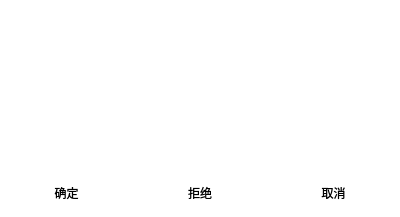
<?xml version="1.0" encoding="UTF-8"?>
<ui version="4.0">
 <class>MessageBoxWidget</class>
 <widget class="QWidget" name="MessageBoxWidget">
  <property name="geometry">
   <rect>
    <x>0</x>
    <y>0</y>
    <width>400</width>
    <height>217</height>
   </rect>
  </property>
  <property name="minimumSize">
   <size>
    <width>400</width>
    <height>190</height>
   </size>
  </property>
  <property name="maximumSize">
   <size>
    <width>16777215</width>
    <height>16777215</height>
   </size>
  </property>
  <property name="windowTitle">
   <string>MessageBox</string>
  </property>
  <property name="styleSheet">
   <string notr="true">
QWidget
{
 background:transparent;
 border-radius:5px;

}


QWidget#MessageBox_backwidget
{
	background:transparent;		
	border-image: url(:/resource/day/background_msg.png);
}

QLabel#title
{
	font:12pt &quot;Microsoft YaHei UI&quot;;
	color:white;
}

QLabel#text
{
	font:10.5pt &quot;微软雅黑&quot;;
	color:white;
}
</string>
  </property>
  <layout class="QGridLayout" name="gridLayout_2">
   <property name="leftMargin">
    <number>0</number>
   </property>
   <property name="topMargin">
    <number>0</number>
   </property>
   <property name="rightMargin">
    <number>0</number>
   </property>
   <property name="bottomMargin">
    <number>0</number>
   </property>
   <item row="0" column="0">
    <widget class="QWidget" name="MessageBox_backwidget" native="true">
     <layout class="QVBoxLayout" name="verticalLayout_4">
      <property name="spacing">
       <number>0</number>
      </property>
      <property name="leftMargin">
       <number>0</number>
      </property>
      <property name="topMargin">
       <number>0</number>
      </property>
      <property name="rightMargin">
       <number>0</number>
      </property>
      <property name="bottomMargin">
       <number>0</number>
      </property>
      <item>
       <widget class="QWidget" name="widget_3" native="true">
        <layout class="QVBoxLayout" name="verticalLayout_2">
         <property name="spacing">
          <number>0</number>
         </property>
         <property name="leftMargin">
          <number>0</number>
         </property>
         <property name="topMargin">
          <number>0</number>
         </property>
         <property name="rightMargin">
          <number>0</number>
         </property>
         <property name="bottomMargin">
          <number>0</number>
         </property>
         <item>
          <widget class="QWidget" name="top_widget" native="true">
           <property name="minimumSize">
            <size>
             <width>0</width>
             <height>30</height>
            </size>
           </property>
           <property name="maximumSize">
            <size>
             <width>16777215</width>
             <height>16777215</height>
            </size>
           </property>
           <layout class="QHBoxLayout" name="horizontalLayout_3">
            <property name="spacing">
             <number>0</number>
            </property>
            <property name="leftMargin">
             <number>0</number>
            </property>
            <property name="topMargin">
             <number>0</number>
            </property>
            <property name="rightMargin">
             <number>0</number>
            </property>
            <property name="bottomMargin">
             <number>0</number>
            </property>
           </layout>
          </widget>
         </item>
         <item>
          <widget class="QWidget" name="widget" native="true">
           <layout class="QHBoxLayout" name="horizontalLayout_2">
            <property name="spacing">
             <number>0</number>
            </property>
            <property name="leftMargin">
             <number>0</number>
            </property>
            <property name="topMargin">
             <number>0</number>
            </property>
            <property name="rightMargin">
             <number>40</number>
            </property>
            <property name="bottomMargin">
             <number>0</number>
            </property>
            <item>
             <spacer name="horizontalSpacer">
              <property name="orientation">
               <enum>Qt::Horizontal</enum>
              </property>
              <property name="sizeType">
               <enum>QSizePolicy::Fixed</enum>
              </property>
              <property name="sizeHint" stdset="0">
               <size>
                <width>40</width>
                <height>20</height>
               </size>
              </property>
             </spacer>
            </item>
            <item>
             <layout class="QVBoxLayout" name="verticalLayout_3">
              <property name="topMargin">
               <number>35</number>
              </property>
              <item>
               <widget class="QLabel" name="icon">
                <property name="minimumSize">
                 <size>
                  <width>50</width>
                  <height>50</height>
                 </size>
                </property>
                <property name="maximumSize">
                 <size>
                  <width>50</width>
                  <height>50</height>
                 </size>
                </property>
                <property name="text">
                 <string/>
                </property>
               </widget>
              </item>
              <item>
               <spacer name="verticalSpacer">
                <property name="orientation">
                 <enum>Qt::Vertical</enum>
                </property>
                <property name="sizeHint" stdset="0">
                 <size>
                  <width>20</width>
                  <height>40</height>
                 </size>
                </property>
               </spacer>
              </item>
             </layout>
            </item>
            <item>
             <spacer name="horizontalSpacer_2">
              <property name="orientation">
               <enum>Qt::Horizontal</enum>
              </property>
              <property name="sizeType">
               <enum>QSizePolicy::Fixed</enum>
              </property>
              <property name="sizeHint" stdset="0">
               <size>
                <width>25</width>
                <height>20</height>
               </size>
              </property>
             </spacer>
            </item>
            <item>
             <layout class="QVBoxLayout" name="verticalLayout">
              <property name="spacing">
               <number>15</number>
              </property>
              <item>
               <widget class="QLabel" name="title">
                <property name="minimumSize">
                 <size>
                  <width>0</width>
                  <height>35</height>
                 </size>
                </property>
                <property name="maximumSize">
                 <size>
                  <width>16777215</width>
                  <height>16777215</height>
                 </size>
                </property>
                <property name="styleSheet">
                 <string notr="true"/>
                </property>
                <property name="text">
                 <string>提示</string>
                </property>
               </widget>
              </item>
              <item>
               <widget class="QLabel" name="text">
                <property name="minimumSize">
                 <size>
                  <width>0</width>
                  <height>52</height>
                 </size>
                </property>
                <property name="styleSheet">
                 <string notr="true"/>
                </property>
                <property name="text">
                 <string/>
                </property>
                <property name="alignment">
                 <set>Qt::AlignLeading|Qt::AlignLeft|Qt::AlignTop</set>
                </property>
               </widget>
              </item>
              <item>
               <spacer name="verticalSpacer_2">
                <property name="orientation">
                 <enum>Qt::Vertical</enum>
                </property>
                <property name="sizeType">
                 <enum>QSizePolicy::Maximum</enum>
                </property>
                <property name="sizeHint" stdset="0">
                 <size>
                  <width>20</width>
                  <height>10</height>
                 </size>
                </property>
               </spacer>
              </item>
             </layout>
            </item>
           </layout>
          </widget>
         </item>
        </layout>
       </widget>
      </item>
      <item>
       <widget class="QWidget" name="widget_2" native="true">
        <property name="minimumSize">
         <size>
          <width>0</width>
          <height>48</height>
         </size>
        </property>
        <property name="maximumSize">
         <size>
          <width>16777215</width>
          <height>48</height>
         </size>
        </property>
        <layout class="QHBoxLayout" name="horizontalLayout">
         <property name="spacing">
          <number>0</number>
         </property>
         <property name="leftMargin">
          <number>0</number>
         </property>
         <property name="topMargin">
          <number>0</number>
         </property>
         <property name="rightMargin">
          <number>0</number>
         </property>
         <property name="bottomMargin">
          <number>0</number>
         </property>
         <item>
          <widget class="QPushButton" name="pushButton_ok">
           <property name="sizePolicy">
            <sizepolicy hsizetype="Expanding" vsizetype="Expanding">
             <horstretch>0</horstretch>
             <verstretch>0</verstretch>
            </sizepolicy>
           </property>
           <property name="text">
            <string>确定</string>
           </property>
          </widget>
         </item>
         <item>
          <widget class="QPushButton" name="pushButton_reject">
           <property name="sizePolicy">
            <sizepolicy hsizetype="Expanding" vsizetype="Preferred">
             <horstretch>0</horstretch>
             <verstretch>0</verstretch>
            </sizepolicy>
           </property>
           <property name="text">
            <string>拒绝</string>
           </property>
          </widget>
         </item>
         <item>
          <widget class="QPushButton" name="pushButton_cancel">
           <property name="sizePolicy">
            <sizepolicy hsizetype="Expanding" vsizetype="Expanding">
             <horstretch>0</horstretch>
             <verstretch>0</verstretch>
            </sizepolicy>
           </property>
           <property name="text">
            <string>取消</string>
           </property>
          </widget>
         </item>
        </layout>
       </widget>
      </item>
     </layout>
    </widget>
   </item>
  </layout>
 </widget>
 <layoutdefault spacing="6" margin="11"/>
 <resources/>
 <connections/>
</ui>
